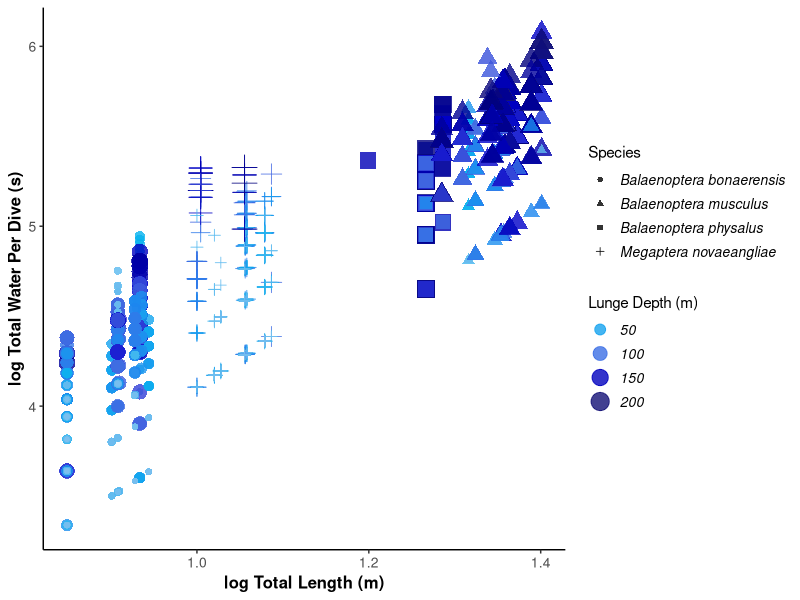
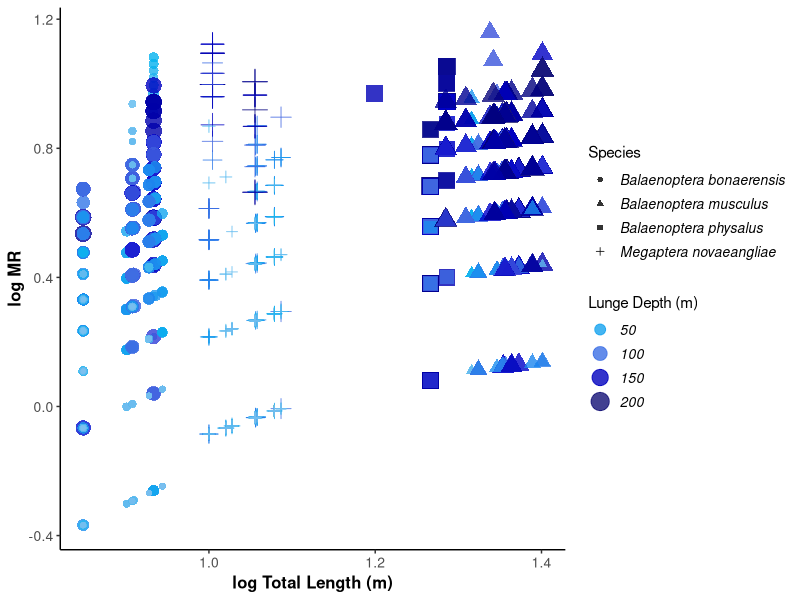

Write R code to recreate these figures, in order. (Note: this script raises an error after producing the figures.)
## Figure 5 ########

# load packages and data ----


library(tidyverse)

#raw data
LungesPerDive_water <- read.csv("Figure 5 filtration paper data.csv") %>%
  filter(TL > 6) %>% 
  filter(Lunge_Count>0) %>% 
  mutate(SpeciesCode = substr(ID, 2, 3),
         ID = str_remove_all(ID, "[']"),
         SciName = case_when(
           SpeciesCode == "bw" ~ "Balaenoptera musculus",
           SpeciesCode == "bp" ~ "Balaenoptera physalus",
           SpeciesCode == "mn" ~ "Megaptera novaeangliae",
           SpeciesCode == "bb" ~ "Balaenoptera bonaerensis"))    
 
  
# data tidying ----  

LungesPerDive_water_summary <- LungesPerDive_water %>% ## add species
  mutate(SpeciesCode = substr(ID, 1, 2),
         ID = str_remove_all(ID, "[']"),
         SciName = case_when(
           SpeciesCode == "bw" ~ "Balaenoptera musculus",
           SpeciesCode == "bp" ~ "Balaenoptera physalus",
           SpeciesCode == "mn" ~ "Megaptera novaeangliae",
           SpeciesCode == "bb" ~ "Balaenoptera bonaerensis")) %>% 
  group_by(ID) %>% 
  summarise(MR_mean = mean(MR),
            MW_mean = mean(MW))


# plotting ----

#total water per dive (classed by depth) by total length raw data style, not mass specific 

TotalWaterByTL <- ggplot() +
  geom_point(data = LungesPerDive_water, aes (y = log10(Total.Water.Per.Dive..kg.), x = log10(TL), shape=SciName, color = Mean_Depth, size = Mean_Depth), alpha = 0.8)+  
  scale_color_gradientn(colours = c("skyblue2",
                                    "deepskyblue2",
                                    "dodgerblue2", "royalblue",
                                    "mediumblue", "navy", "midnightblue")) +
  labs(x = "log Total Length (m)",
       y = "log Total Water Per Dive (s)") +
  theme_classic() +
  theme(axis.text=element_text(size=10),
        axis.title=element_text(size=12,face="bold")) + 
  guides(color=guide_legend("Lunge Depth (m)")) +
  guides(size=guide_legend("Lunge Depth (m)")) +
  guides(shape=guide_legend("Species")) +
  theme(legend.text = element_text(size=10, 
                                   face="italic"))

TotalWaterByTL

### total water per dive, made mass specific by TL, raw data style
TotalWater_MassSpecific <- ggplot() +
  geom_point(data = LungesPerDive_water, aes (y = log10(MR), x = log10(TL), shape=SciName, color = Mean_Depth, size = Mean_Depth), alpha = 0.8)+  
  scale_color_gradientn(colours = c("skyblue2",
                                    "deepskyblue2",
                                    "dodgerblue2", "royalblue",
                                    "mediumblue", "navy", "midnightblue")) +
  labs(x = "log Total Length (m)",
       y = "log MR") +
  theme_classic() +
  theme(axis.text=element_text(size=10),
        axis.title=element_text(size=12,face="bold")) + 
  guides(color=guide_legend("Lunge Depth (m)")) +
  guides(size=guide_legend("Lunge Depth (m)")) +
  guides(shape=guide_legend("Species")) +
  theme(legend.text = element_text(size=10, 
                                   face="italic"))

TotalWater_MassSpecific


## this graph is how many more times than body size is the water swallowed on average per lunge
MR <- ggplot() +
  geom_point(data = LungesPerDive_MR_summary, aes(x = fct_reorder(ID, MR_mean), y = MR_mean, color = ))+
  theme(axis.text.x = element_text(angle = 90))
MR



